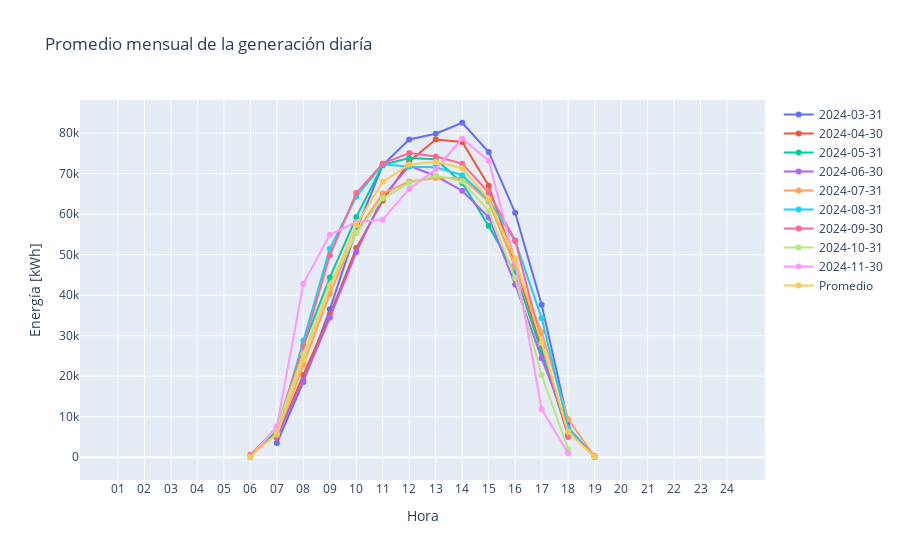

The code cell stored with this chart in its notebook:
### Code cell
monthly_gen_real_mean = gen_real.resample('ME', on=COL_DATE).mean().reset_index()

# Crear la figura
fig = go.Figure()
for _, row in monthly_gen_real_mean.iterrows():
    date = row[COL_DATE].strftime('%Y-%m-%d')
    fig.add_trace(
        go.Scatter(
            x=[f"{i:02}" for i in range(1,25)], 
            y=row[COL_HOURS], 
            mode='lines+markers', 
            name=date
        )
    )

# add trace with the mean of the all values of gen_real
fig.add_trace(
    go.Scatter(
        x=[f"{i:02}" for i in range(1,25)], 
        y=gen_real.mean()[COL_HOURS], 
        mode='lines+markers', 
        name='Promedio'
    )
)

fig.update_layout(
    title='Promedio mensual de la generación diaría', 
    xaxis_title='Hora', 
    yaxis_title='Energía [kWh]'
)

### Figure 1 — Plotly figure (JSON) as saved in the notebook; plotly's stock layout.template omitted (floating-point values rounded to 4 significant figures)
{"data": [{"mode": "lines+markers", "name": "2024-03-31", "type": "scatter", "x": ["01", "02", "03", "04", "05", "06", "07", "08", "09", "10", "11", "12", "13", "14", "15", "16", "17", "18", "19", "20", "21", "22", "23", "24"], "y": [null, null, null, null, null, null, 3503.0, 18580.0, 36500.0, 56100.0, 72100.0, 78450.0, 79860.0, 82560.0, 75350.0, 60340.0, 37630.0, 8639.0, null, null, null, null, null, null]}, {"mode": "lines+markers", "name": "2024-04-30", "type": "scatter", "x": ["01", "02", "03", "04", "05", "06", "07", "08", "09", "10", "11", "12", "13", "14", "15", "16", "17", "18", "19", "20", "21", "22", "23", "24"], "y": [null, null, null, null, null, null, 4815.0, 20320.0, 35170.0, 51620.0, 63370.0, 73030.0, 78420.0, 77810.0, 67030.0, 47730.0, 27000.0, 5486.0, null, null, null, null, null, null]}, {"mode": "lines+markers", "name": "2024-05-31", "type": "scatter", "x": ["01", "02", "03", "04", "05", "06", "07", "08", "09", "10", "11", "12", "13", "14", "15", "16", "17", "18", "19", "20", "21", "22", "23", "24"], "y": [null, null, null, null, null, 152.9, 6541.0, 27530.0, 44360.0, 59270.0, 72180.0, 73830.0, 73570.0, 67690.0, 57100.0, 45480.0, 25990.0, 5572.0, null, null, null, null, null, null]}, {"mode": "lines+markers", "name": "2024-06-30", "type": "scatter", "x": ["01", "02", "03", "04", "05", "06", "07", "08", "09", "10", "11", "12", "13", "14", "15", "16", "17", "18", "19", "20", "21", "22", "23", "24"], "y": [null, null, null, null, null, null, 5164.0, 18920.0, 34420.0, 50640.0, 64210.0, 71940.0, 69410.0, 65790.0, 59240.0, 42630.0, 24450.0, 7306.0, 220.8, null, null, null, null, null]}, {"mode": "lines+markers", "name": "2024-07-31", "type": "scatter", "x": ["01", "02", "03", "04", "05", "06", "07", "08", "09", "10", "11", "12", "13", "14", "15", "16", "17", "18", "19", "20", "21", "22", "23", "24"], "y": [null, null, null, null, null, null, 5436.0, 22920.0, 40310.0, 55520.0, 65070.0, 68040.0, 68920.0, 68910.0, 63060.0, 46960.0, 30840.0, 9410.0, 128.5, null, null, null, null, null]}, {"mode": "lines+markers", "name": "2024-08-31", "type": "scatter", "x": ["01", "02", "03", "04", "05", "06", "07", "08", "09", "10", "11", "12", "13", "14", "15", "16", "17", "18", "19", "20", "21", "22", "23", "24"], "y": [null, null, null, null, null, null, 5911.0, 28730.0, 51470.0, 64310.0, 72300.0, 71700.0, 71550.0, 69620.0, 63520.0, 53400.0, 34340.0, 7191.0, 3.85, null, null, null, null, null]}, {"mode": "lines+markers", "name": "2024-09-30", "type": "scatter", "x": ["01", "02", "03", "04", "05", "06", "07", "08", "09", "10", "11", "12", "13", "14", "15", "16", "17", "18", "19", "20", "21", "22", "23", "24"], "y": [null, null, null, null, null, 598.9, 7259.0, 27350.0, 49860.0, 65210.0, 72510.0, 75090.0, 74220.0, 72460.0, 65320.0, 53510.0, 28110.0, 5026.0, null, null, null, null, null, null]}, {"mode": "lines+markers", "name": "2024-10-31", "type": "scatter", "x": ["01", "02", "03", "04", "05", "06", "07", "08", "09", "10", "11", "12", "13", "14", "15", "16", "17", "18", "19", "20", "21", "22", "23", "24"], "y": [null, null, null, null, null, 140.6, 7374.0, 25500.0, 42380.0, 55310.0, 63920.0, 67660.0, 69530.0, 68090.0, 60840.0, 44260.0, 20250.0, 2007.0, null, null, null, null, null, null]}, {"mode": "lines+markers", "name": "2024-11-30", "type": "scatter", "x": ["01", "02", "03", "04", "05", "06", "07", "08", "09", "10", "11", "12", "13", "14", "15", "16", "17", "18", "19", "20", "21", "22", "23", "24"], "y": [null, null, null, null, null, 2.85, 7616.0, 42830.0, 54900.0, 58070.0, 58650.0, 66230.0, 71090.0, 78620.0, 73179, 48260.0, 11840.0, 1011.0, null, null, null, null, null, null]}, {"mode": "lines+markers", "name": "Promedio", "type": "scatter", "x": ["01", "02", "03", "04", "05", "06", "07", "08", "09", "10", "11", "12", "13", "14", "15", "16", "17", "18", "19", "20", "21", "22", "23", "24"], "y": [null, null, null, null, null, 168.3, 5838.0, 24060.0, 42120.0, 57310.0, 68030.0, 72230.0, 72960.0, 71350.0, 63680.0, 48970.0, 28200.0, 6205.0, 138.5, null, null, null, null, null]}], "layout": {"title": {"text": "Promedio mensual de la generación diaría"}, "xaxis": {"title": {"text": "Hora"}}, "yaxis": {"title": {"text": "Energía [kWh]"}}}}
